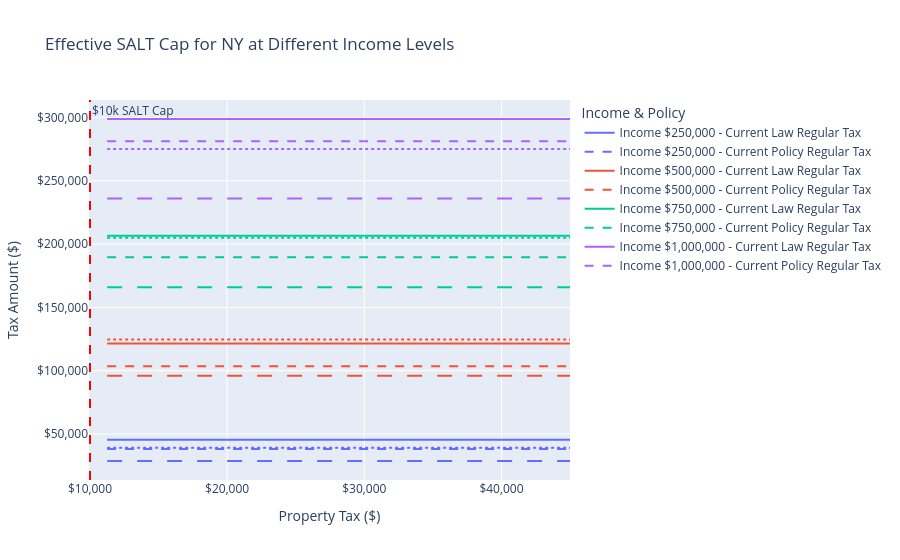
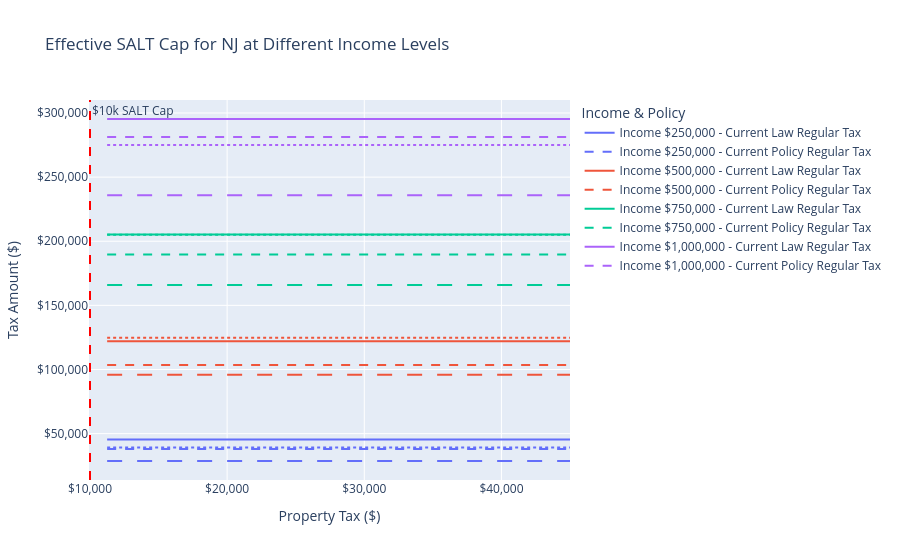
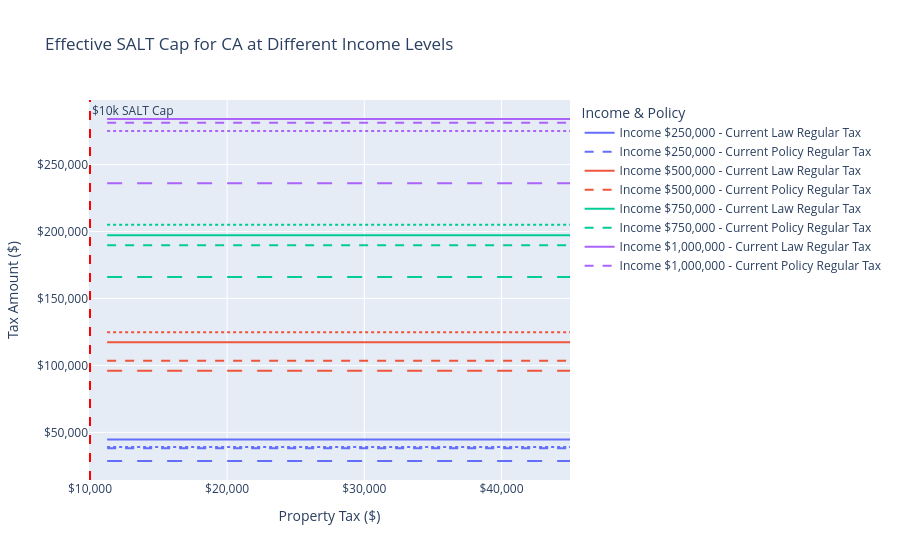
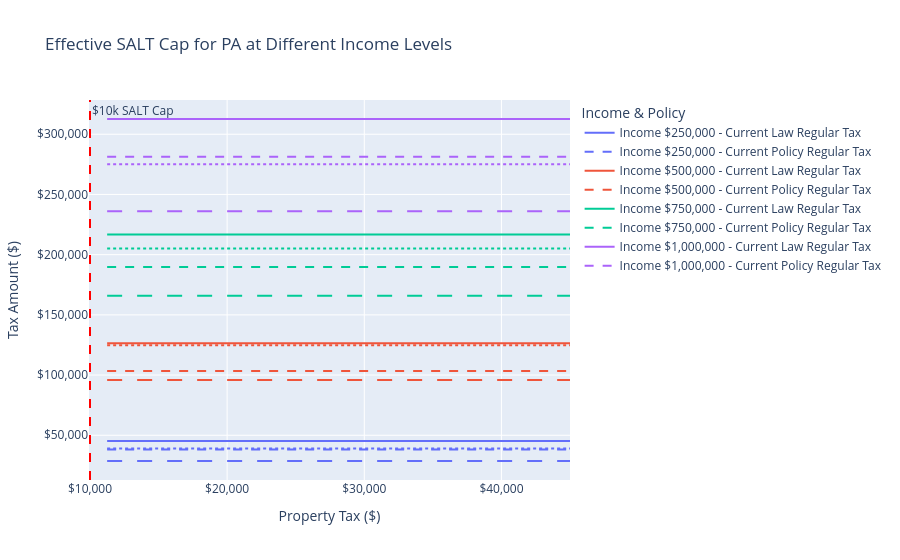

The code cell stored with these charts, in order, in its notebook:
### Markdown cell above
## Figure 3: Effective SALT Cap by State

### Code cell
# Create a figure for each state showing how the effective cap changes with income
for state in states:
    fig3 = go.Figure()
    
    for income in income_levels:
        # Current law data
        cl_data = effective_cap_df[
            (effective_cap_df["state"] == state) & 
            (effective_cap_df["income"] == income) &
            (effective_cap_df["policy"] == "Current Law")
        ]
        
        # Current policy data
        cp_data = effective_cap_df[
            (effective_cap_df["state"] == state) & 
            (effective_cap_df["income"] == income) &
            (effective_cap_df["policy"] == "Current Policy")
        ]
        
        # Add regular tax lines
        fig3.add_trace(go.Scatter(
            x=cl_data["property_tax"],
            y=cl_data["regular_tax"],
            mode="lines",
            name=f"Income ${income:,} - Current Law Regular Tax",
            line=dict(color=px.colors.qualitative.Plotly[income_levels.index(income)]),
        ))
        
        fig3.add_trace(go.Scatter(
            x=cp_data["property_tax"],
            y=cp_data["regular_tax"],
            mode="lines",
            line=dict(dash="dash", color=px.colors.qualitative.Plotly[income_levels.index(income)]),
            name=f"Income ${income:,} - Current Policy Regular Tax",
        ))
        
        # Add AMT lines
        fig3.add_trace(go.Scatter(
            x=cl_data["property_tax"],
            y=cl_data["amt"],
            mode="lines",
            line=dict(dash="dot", color=px.colors.qualitative.Plotly[income_levels.index(income)]),
            name=f"Income ${income:,} - Current Law AMT",
            showlegend=False,
        ))
        
        fig3.add_trace(go.Scatter(
            x=cp_data["property_tax"],
            y=cp_data["amt"],
            mode="lines",
            line=dict(dash="longdash", color=px.colors.qualitative.Plotly[income_levels.index(income)]),
            name=f"Income ${income:,} - Current Policy AMT",
            showlegend=False,
        ))
    
    # Add a vertical line at the 10k SALT cap
    fig3.add_vline(x=10000, line_dash="dash", line_color="red", annotation_text="$10k SALT Cap")
    
    # Format the figure
    fig3.update_layout(
        title=f"Effective SALT Cap for {state} at Different Income Levels",
        xaxis_title="Property Tax ($)",
        yaxis_title="Tax Amount ($)",
        legend_title="Income & Policy",
        xaxis=dict(tickprefix="$", tickformat=",.0f"),
        yaxis=dict(tickprefix="$", tickformat=",.0f"),
    )
    
    fig3.show()

### Figure 1 — Plotly figure (JSON) as saved in the notebook; plotly's stock layout.template omitted (floating-point values rounded to 4 significant figures)
{"data": [{"line": {"color": "#636EFA"}, "mode": "lines", "name": "Income $250,000 - Current Law Regular Tax", "type": "scatter", "x": [11250, 22500, 33750, 45000], "y": [45339, 45339, 45339, 45339]}, {"line": {"color": "#636EFA", "dash": "dash"}, "mode": "lines", "name": "Income $250,000 - Current Policy Regular Tax", "type": "scatter", "x": [11250, 22500, 33750, 45000], "y": [38091, 38091, 38091, 38091]}, {"line": {"color": "#636EFA", "dash": "dot"}, "mode": "lines", "name": "Income $250,000 - Current Law AMT", "showlegend": false, "type": "scatter", "x": [11250, 22500, 33750, 45000], "y": [39104, 39104, 39104, 39104]}, {"line": {"color": "#636EFA", "dash": "longdash"}, "mode": "lines", "name": "Income $250,000 - Current Policy AMT", "showlegend": false, "type": "scatter", "x": [11250, 22500, 33750, 45000], "y": [28639, 28639, 28639, 28639]}, {"line": {"color": "#EF553B"}, "mode": "lines", "name": "Income $500,000 - Current Law Regular Tax", "type": "scatter", "x": [11250, 22500, 33750, 45000], "y": [121600.0, 121600.0, 121600.0, 121600.0]}, {"line": {"color": "#EF553B", "dash": "dash"}, "mode": "lines", "name": "Income $500,000 - Current Policy Regular Tax", "type": "scatter", "x": [11250, 22500, 33750, 45000], "y": [103425, 103425, 103425, 103425]}, {"line": {"color": "#EF553B", "dash": "dot"}, "mode": "lines", "name": "Income $500,000 - Current Law AMT", "showlegend": false, "type": "scatter", "x": [11250, 22500, 33750, 45000], "y": [124732, 124732, 124732, 124732]}, {"line": {"color": "#EF553B", "dash": "longdash"}, "mode": "lines", "name": "Income $500,000 - Current Policy AMT", "showlegend": false, "type": "scatter", "x": [11250, 22500, 33750, 45000], "y": [95962, 95962, 95962, 95962]}, {"line": {"color": "#00CC96"}, "mode": "lines", "name": "Income $750,000 - Current Law Regular Tax", "type": "scatter", "x": [11250, 22500, 33750, 45000], "y": [206600.0, 206600.0, 206600.0, 206600.0]}, {"line": {"color": "#00CC96", "dash": "dash"}, "mode": "lines", "name": "Income $750,000 - Current Policy Regular Tax", "type": "scatter", "x": [11250, 22500, 33750, 45000], "y": [189665, 189665, 189665, 189665]}, {"line": {"color": "#00CC96", "dash": "dot"}, "mode": "lines", "name": "Income $750,000 - Current Law AMT", "showlegend": false, "type": "scatter", "x": [11250, 22500, 33750, 45000], "y": [205120, 205120, 205120, 205120]}, {"line": {"color": "#00CC96", "dash": "longdash"}, "mode": "lines", "name": "Income $750,000 - Current Policy AMT", "showlegend": false, "type": "scatter", "x": [11250, 22500, 33750, 45000], "y": [165962, 165962, 165962, 165962]}, {"line": {"color": "#AB63FA"}, "mode": "lines", "name": "Income $1,000,000 - Current Law Regular Tax", "type": "scatter", "x": [11250, 22500, 33750, 45000], "y": [298900.0, 298900.0, 298900.0, 298900.0]}, {"line": {"color": "#AB63FA", "dash": "dash"}, "mode": "lines", "name": "Income $1,000,000 - Current Policy Regular Tax", "type": "scatter", "x": [11250, 22500, 33750, 45000], "y": [281200.0, 281200.0, 281200.0, 281200.0]}, {"line": {"color": "#AB63FA", "dash": "dot"}, "mode": "lines", "name": "Income $1,000,000 - Current Law AMT", "showlegend": false, "type": "scatter", "x": [11250, 22500, 33750, 45000], "y": [275120, 275120, 275120, 275120]}, {"line": {"color": "#AB63FA", "dash": "longdash"}, "mode": "lines", "name": "Income $1,000,000 - Current Policy AMT", "showlegend": false, "type": "scatter", "x": [11250, 22500, 33750, 45000], "y": [235962, 235962, 235962, 235962]}], "layout": {"annotations": [{"showarrow": false, "text": "$10k SALT Cap", "x": 10000, "xanchor": "left", "xref": "x", "y": 1, "yanchor": "top", "yref": "y domain"}], "legend": {"title": {"text": "Income & Policy"}}, "shapes": [{"line": {"color": "red", "dash": "dash"}, "type": "line", "x0": 10000, "x1": 10000, "xref": "x", "y0": 0, "y1": 1, "yref": "y domain"}], "title": {"text": "Effective SALT Cap for NY at Different Income Levels"}, "xaxis": {"tickformat": ",.0f", "tickprefix": "$", "title": {"text": "Property Tax ($)"}}, "yaxis": {"tickformat": ",.0f", "tickprefix": "$", "title": {"text": "Tax Amount ($)"}}}}

### Figure 2 — Plotly figure (JSON) as saved in the notebook; plotly's stock layout.template omitted (floating-point values rounded to 4 significant figures)
{"data": [{"line": {"color": "#636EFA"}, "mode": "lines", "name": "Income $250,000 - Current Law Regular Tax", "type": "scatter", "x": [11250, 22500, 33750, 45000], "y": [45339, 45339, 45339, 45339]}, {"line": {"color": "#636EFA", "dash": "dash"}, "mode": "lines", "name": "Income $250,000 - Current Policy Regular Tax", "type": "scatter", "x": [11250, 22500, 33750, 45000], "y": [38091, 38091, 38091, 38091]}, {"line": {"color": "#636EFA", "dash": "dot"}, "mode": "lines", "name": "Income $250,000 - Current Law AMT", "showlegend": false, "type": "scatter", "x": [11250, 22500, 33750, 45000], "y": [39104, 39104, 39104, 39104]}, {"line": {"color": "#636EFA", "dash": "longdash"}, "mode": "lines", "name": "Income $250,000 - Current Policy AMT", "showlegend": false, "type": "scatter", "x": [11250, 22500, 33750, 45000], "y": [28639, 28639, 28639, 28639]}, {"line": {"color": "#EF553B"}, "mode": "lines", "name": "Income $500,000 - Current Law Regular Tax", "type": "scatter", "x": [11250, 22500, 33750, 45000], "y": [122100.0, 122100.0, 122100.0, 122100.0]}, {"line": {"color": "#EF553B", "dash": "dash"}, "mode": "lines", "name": "Income $500,000 - Current Policy Regular Tax", "type": "scatter", "x": [11250, 22500, 33750, 45000], "y": [103425, 103425, 103425, 103425]}, {"line": {"color": "#EF553B", "dash": "dot"}, "mode": "lines", "name": "Income $500,000 - Current Law AMT", "showlegend": false, "type": "scatter", "x": [11250, 22500, 33750, 45000], "y": [124732, 124732, 124732, 124732]}, {"line": {"color": "#EF553B", "dash": "longdash"}, "mode": "lines", "name": "Income $500,000 - Current Policy AMT", "showlegend": false, "type": "scatter", "x": [11250, 22500, 33750, 45000], "y": [95962, 95962, 95962, 95962]}, {"line": {"color": "#00CC96"}, "mode": "lines", "name": "Income $750,000 - Current Law Regular Tax", "type": "scatter", "x": [11250, 22500, 33750, 45000], "y": [205200.0, 205200.0, 205200.0, 205200.0]}, {"line": {"color": "#00CC96", "dash": "dash"}, "mode": "lines", "name": "Income $750,000 - Current Policy Regular Tax", "type": "scatter", "x": [11250, 22500, 33750, 45000], "y": [189665, 189665, 189665, 189665]}, {"line": {"color": "#00CC96", "dash": "dot"}, "mode": "lines", "name": "Income $750,000 - Current Law AMT", "showlegend": false, "type": "scatter", "x": [11250, 22500, 33750, 45000], "y": [205120, 205120, 205120, 205120]}, {"line": {"color": "#00CC96", "dash": "longdash"}, "mode": "lines", "name": "Income $750,000 - Current Policy AMT", "showlegend": false, "type": "scatter", "x": [11250, 22500, 33750, 45000], "y": [165962, 165962, 165962, 165962]}, {"line": {"color": "#AB63FA"}, "mode": "lines", "name": "Income $1,000,000 - Current Law Regular Tax", "type": "scatter", "x": [11250, 22500, 33750, 45000], "y": [295300.0, 295300.0, 295300.0, 295300.0]}, {"line": {"color": "#AB63FA", "dash": "dash"}, "mode": "lines", "name": "Income $1,000,000 - Current Policy Regular Tax", "type": "scatter", "x": [11250, 22500, 33750, 45000], "y": [281200.0, 281200.0, 281200.0, 281200.0]}, {"line": {"color": "#AB63FA", "dash": "dot"}, "mode": "lines", "name": "Income $1,000,000 - Current Law AMT", "showlegend": false, "type": "scatter", "x": [11250, 22500, 33750, 45000], "y": [275120, 275120, 275120, 275120]}, {"line": {"color": "#AB63FA", "dash": "longdash"}, "mode": "lines", "name": "Income $1,000,000 - Current Policy AMT", "showlegend": false, "type": "scatter", "x": [11250, 22500, 33750, 45000], "y": [235962, 235962, 235962, 235962]}], "layout": {"annotations": [{"showarrow": false, "text": "$10k SALT Cap", "x": 10000, "xanchor": "left", "xref": "x", "y": 1, "yanchor": "top", "yref": "y domain"}], "legend": {"title": {"text": "Income & Policy"}}, "shapes": [{"line": {"color": "red", "dash": "dash"}, "type": "line", "x0": 10000, "x1": 10000, "xref": "x", "y0": 0, "y1": 1, "yref": "y domain"}], "title": {"text": "Effective SALT Cap for NJ at Different Income Levels"}, "xaxis": {"tickformat": ",.0f", "tickprefix": "$", "title": {"text": "Property Tax ($)"}}, "yaxis": {"tickformat": ",.0f", "tickprefix": "$", "title": {"text": "Tax Amount ($)"}}}}

### Figure 3 — Plotly figure (JSON) as saved in the notebook; plotly's stock layout.template omitted (floating-point values rounded to 4 significant figures)
{"data": [{"line": {"color": "#636EFA"}, "mode": "lines", "name": "Income $250,000 - Current Law Regular Tax", "type": "scatter", "x": [11250, 22500, 33750, 45000], "y": [44630.0, 44630.0, 44630.0, 44630.0]}, {"line": {"color": "#636EFA", "dash": "dash"}, "mode": "lines", "name": "Income $250,000 - Current Policy Regular Tax", "type": "scatter", "x": [11250, 22500, 33750, 45000], "y": [38091, 38091, 38091, 38091]}, {"line": {"color": "#636EFA", "dash": "dot"}, "mode": "lines", "name": "Income $250,000 - Current Law AMT", "showlegend": false, "type": "scatter", "x": [11250, 22500, 33750, 45000], "y": [39104, 39104, 39104, 39104]}, {"line": {"color": "#636EFA", "dash": "longdash"}, "mode": "lines", "name": "Income $250,000 - Current Policy AMT", "showlegend": false, "type": "scatter", "x": [11250, 22500, 33750, 45000], "y": [28639, 28639, 28639, 28639]}, {"line": {"color": "#EF553B"}, "mode": "lines", "name": "Income $500,000 - Current Law Regular Tax", "type": "scatter", "x": [11250, 22500, 33750, 45000], "y": [117300.0, 117300.0, 117300.0, 117300.0]}, {"line": {"color": "#EF553B", "dash": "dash"}, "mode": "lines", "name": "Income $500,000 - Current Policy Regular Tax", "type": "scatter", "x": [11250, 22500, 33750, 45000], "y": [103425, 103425, 103425, 103425]}, {"line": {"color": "#EF553B", "dash": "dot"}, "mode": "lines", "name": "Income $500,000 - Current Law AMT", "showlegend": false, "type": "scatter", "x": [11250, 22500, 33750, 45000], "y": [124732, 124732, 124732, 124732]}, {"line": {"color": "#EF553B", "dash": "longdash"}, "mode": "lines", "name": "Income $500,000 - Current Policy AMT", "showlegend": false, "type": "scatter", "x": [11250, 22500, 33750, 45000], "y": [95962, 95962, 95962, 95962]}, {"line": {"color": "#00CC96"}, "mode": "lines", "name": "Income $750,000 - Current Law Regular Tax", "type": "scatter", "x": [11250, 22500, 33750, 45000], "y": [197200.0, 197200.0, 197200.0, 197200.0]}, {"line": {"color": "#00CC96", "dash": "dash"}, "mode": "lines", "name": "Income $750,000 - Current Policy Regular Tax", "type": "scatter", "x": [11250, 22500, 33750, 45000], "y": [189665, 189665, 189665, 189665]}, {"line": {"color": "#00CC96", "dash": "dot"}, "mode": "lines", "name": "Income $750,000 - Current Law AMT", "showlegend": false, "type": "scatter", "x": [11250, 22500, 33750, 45000], "y": [205120, 205120, 205120, 205120]}, {"line": {"color": "#00CC96", "dash": "longdash"}, "mode": "lines", "name": "Income $750,000 - Current Policy AMT", "showlegend": false, "type": "scatter", "x": [11250, 22500, 33750, 45000], "y": [165962, 165962, 165962, 165962]}, {"line": {"color": "#AB63FA"}, "mode": "lines", "name": "Income $1,000,000 - Current Law Regular Tax", "type": "scatter", "x": [11250, 22500, 33750, 45000], "y": [284000.0, 284000.0, 284000.0, 284000.0]}, {"line": {"color": "#AB63FA", "dash": "dash"}, "mode": "lines", "name": "Income $1,000,000 - Current Policy Regular Tax", "type": "scatter", "x": [11250, 22500, 33750, 45000], "y": [281200.0, 281200.0, 281200.0, 281200.0]}, {"line": {"color": "#AB63FA", "dash": "dot"}, "mode": "lines", "name": "Income $1,000,000 - Current Law AMT", "showlegend": false, "type": "scatter", "x": [11250, 22500, 33750, 45000], "y": [275120, 275120, 275120, 275120]}, {"line": {"color": "#AB63FA", "dash": "longdash"}, "mode": "lines", "name": "Income $1,000,000 - Current Policy AMT", "showlegend": false, "type": "scatter", "x": [11250, 22500, 33750, 45000], "y": [235962, 235962, 235962, 235962]}], "layout": {"annotations": [{"showarrow": false, "text": "$10k SALT Cap", "x": 10000, "xanchor": "left", "xref": "x", "y": 1, "yanchor": "top", "yref": "y domain"}], "legend": {"title": {"text": "Income & Policy"}}, "shapes": [{"line": {"color": "red", "dash": "dash"}, "type": "line", "x0": 10000, "x1": 10000, "xref": "x", "y0": 0, "y1": 1, "yref": "y domain"}], "title": {"text": "Effective SALT Cap for CA at Different Income Levels"}, "xaxis": {"tickformat": ",.0f", "tickprefix": "$", "title": {"text": "Property Tax ($)"}}, "yaxis": {"tickformat": ",.0f", "tickprefix": "$", "title": {"text": "Tax Amount ($)"}}}}

### Figure 4 — Plotly figure (JSON) as saved in the notebook; plotly's stock layout.template omitted (floating-point values rounded to 4 significant figures)
{"data": [{"line": {"color": "#636EFA"}, "mode": "lines", "name": "Income $250,000 - Current Law Regular Tax", "type": "scatter", "x": [11250, 22500, 33750, 45000], "y": [45339, 45339, 45339, 45339]}, {"line": {"color": "#636EFA", "dash": "dash"}, "mode": "lines", "name": "Income $250,000 - Current Policy Regular Tax", "type": "scatter", "x": [11250, 22500, 33750, 45000], "y": [38091, 38091, 38091, 38091]}, {"line": {"color": "#636EFA", "dash": "dot"}, "mode": "lines", "name": "Income $250,000 - Current Law AMT", "showlegend": false, "type": "scatter", "x": [11250, 22500, 33750, 45000], "y": [39104, 39104, 39104, 39104]}, {"line": {"color": "#636EFA", "dash": "longdash"}, "mode": "lines", "name": "Income $250,000 - Current Policy AMT", "showlegend": false, "type": "scatter", "x": [11250, 22500, 33750, 45000], "y": [28639, 28639, 28639, 28639]}, {"line": {"color": "#EF553B"}, "mode": "lines", "name": "Income $500,000 - Current Law Regular Tax", "type": "scatter", "x": [11250, 22500, 33750, 45000], "y": [126400.0, 126400.0, 126400.0, 126400.0]}, {"line": {"color": "#EF553B", "dash": "dash"}, "mode": "lines", "name": "Income $500,000 - Current Policy Regular Tax", "type": "scatter", "x": [11250, 22500, 33750, 45000], "y": [103425, 103425, 103425, 103425]}, {"line": {"color": "#EF553B", "dash": "dot"}, "mode": "lines", "name": "Income $500,000 - Current Law AMT", "showlegend": false, "type": "scatter", "x": [11250, 22500, 33750, 45000], "y": [124732, 124732, 124732, 124732]}, {"line": {"color": "#EF553B", "dash": "longdash"}, "mode": "lines", "name": "Income $500,000 - Current Policy AMT", "showlegend": false, "type": "scatter", "x": [11250, 22500, 33750, 45000], "y": [95962, 95962, 95962, 95962]}, {"line": {"color": "#00CC96"}, "mode": "lines", "name": "Income $750,000 - Current Law Regular Tax", "type": "scatter", "x": [11250, 22500, 33750, 45000], "y": [216700.0, 216700.0, 216700.0, 216700.0]}, {"line": {"color": "#00CC96", "dash": "dash"}, "mode": "lines", "name": "Income $750,000 - Current Policy Regular Tax", "type": "scatter", "x": [11250, 22500, 33750, 45000], "y": [189665, 189665, 189665, 189665]}, {"line": {"color": "#00CC96", "dash": "dot"}, "mode": "lines", "name": "Income $750,000 - Current Law AMT", "showlegend": false, "type": "scatter", "x": [11250, 22500, 33750, 45000], "y": [205120, 205120, 205120, 205120]}, {"line": {"color": "#00CC96", "dash": "longdash"}, "mode": "lines", "name": "Income $750,000 - Current Policy AMT", "showlegend": false, "type": "scatter", "x": [11250, 22500, 33750, 45000], "y": [165962, 165962, 165962, 165962]}, {"line": {"color": "#AB63FA"}, "mode": "lines", "name": "Income $1,000,000 - Current Law Regular Tax", "type": "scatter", "x": [11250, 22500, 33750, 45000], "y": [312700.0, 312700.0, 312700.0, 312700.0]}, {"line": {"color": "#AB63FA", "dash": "dash"}, "mode": "lines", "name": "Income $1,000,000 - Current Policy Regular Tax", "type": "scatter", "x": [11250, 22500, 33750, 45000], "y": [281200.0, 281200.0, 281200.0, 281200.0]}, {"line": {"color": "#AB63FA", "dash": "dot"}, "mode": "lines", "name": "Income $1,000,000 - Current Law AMT", "showlegend": false, "type": "scatter", "x": [11250, 22500, 33750, 45000], "y": [275120, 275120, 275120, 275120]}, {"line": {"color": "#AB63FA", "dash": "longdash"}, "mode": "lines", "name": "Income $1,000,000 - Current Policy AMT", "showlegend": false, "type": "scatter", "x": [11250, 22500, 33750, 45000], "y": [235962, 235962, 235962, 235962]}], "layout": {"annotations": [{"showarrow": false, "text": "$10k SALT Cap", "x": 10000, "xanchor": "left", "xref": "x", "y": 1, "yanchor": "top", "yref": "y domain"}], "legend": {"title": {"text": "Income & Policy"}}, "shapes": [{"line": {"color": "red", "dash": "dash"}, "type": "line", "x0": 10000, "x1": 10000, "xref": "x", "y0": 0, "y1": 1, "yref": "y domain"}], "title": {"text": "Effective SALT Cap for PA at Different Income Levels"}, "xaxis": {"tickformat": ",.0f", "tickprefix": "$", "title": {"text": "Property Tax ($)"}}, "yaxis": {"tickformat": ",.0f", "tickprefix": "$", "title": {"text": "Tax Amount ($)"}}}}
